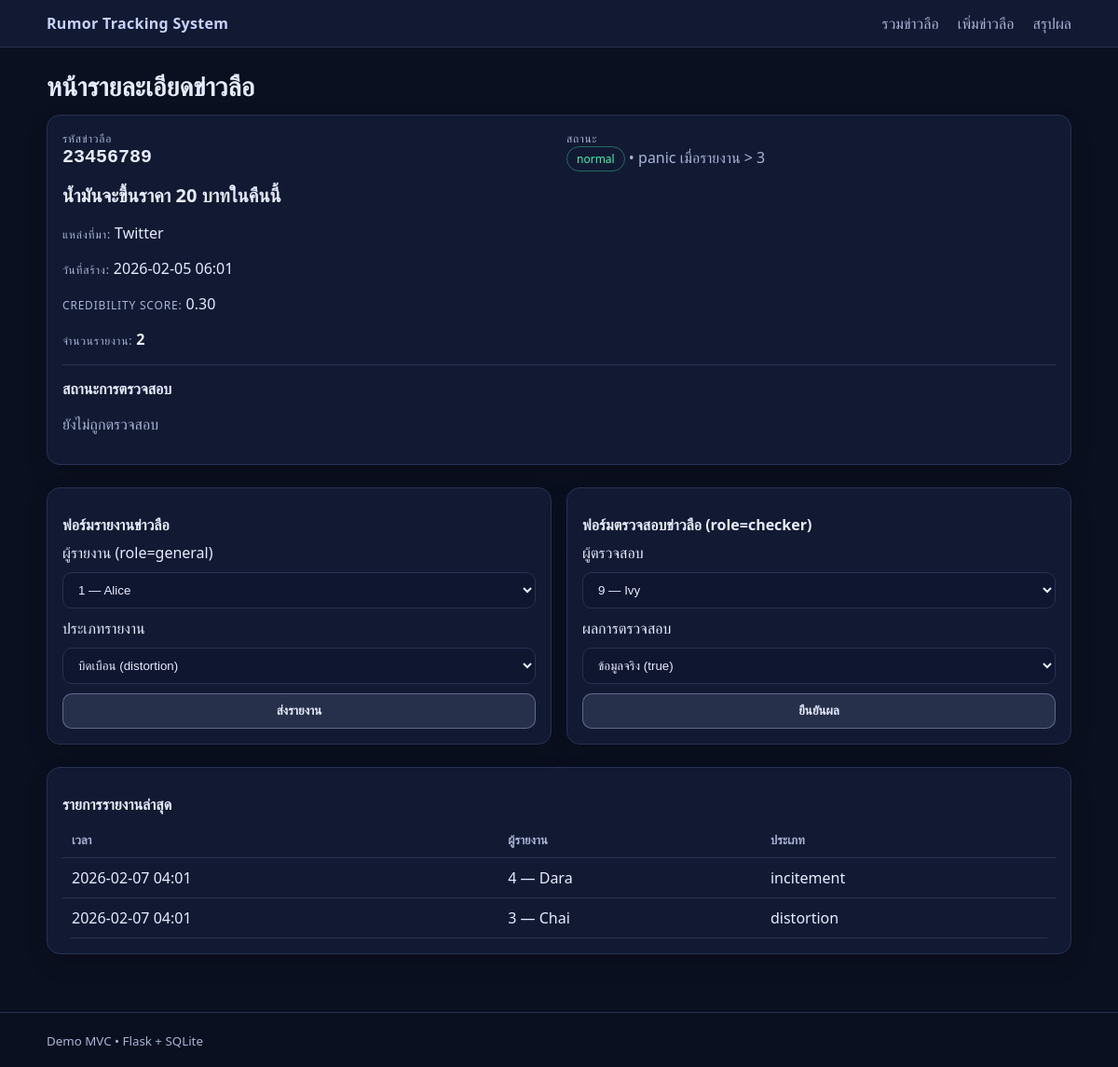
/rumours/23456789, run on the app's committed database.
### rumor_tracker/models/rumour.py (models this page shows)
class Rumour(db.Model):
    __tablename__ = "rumours"
    id = db.Column(db.String(8), primary_key=True)  # 8 digits, not starting 0
    title = db.Column(db.String(200), nullable=False)
    source = db.Column(db.String(200), nullable=False)
    created_at = db.Column(db.DateTime, nullable=False, default=datetime.utcnow)
    credibility_score = db.Column(db.Float, nullable=False, default=0.5)
    status = db.Column(db.String(10), nullable=False, default="normal")  # normal | panic
    is_verified = db.Column(db.Boolean, nullable=False, default=False)
    verified_as = db.Column(db.String(10), nullable=True)  # true | false
    verified_at = db.Column(db.DateTime, nullable=True)
    verified_by_user_id = db.Column(db.Integer, db.ForeignKey("users.id"), nullable=True)
    reports = db.relationship("Report", back_populates="rumour", cascade="all, delete-orphan")

### rumor_tracker/models/report.py (models this page shows)
class Report(db.Model):
    __tablename__ = "reports"
    id = db.Column(db.Integer, primary_key=True)
    reporter_id = db.Column(db.Integer, db.ForeignKey("users.id"), nullable=False)
    rumour_id = db.Column(db.String(8), db.ForeignKey("rumours.id"), nullable=False)
    reported_at = db.Column(db.DateTime, nullable=False, default=datetime.utcnow)
    report_type = db.Column(db.String(30), nullable=False)  # distortion | incitement | fake
    reporter = db.relationship("User")
    rumour = db.relationship("Rumour", back_populates="reports")
    __table_args__ = (
        db.UniqueConstraint("reporter_id", "rumour_id", name="uq_reporter_rumour"),
    )

### rumor_tracker/models/user.py (models this page shows)
class User(db.Model):
    __tablename__ = "users"
    id = db.Column(db.Integer, primary_key=True)
    name = db.Column(db.String(80), nullable=False)
    role = db.Column(db.String(20), nullable=False)  # general | checker

### rumor_tracker/controllers/rumours_controller.py (the view)
@rumours_bp.get("/rumours/<rumour_id>")
def rumour_detail(rumour_id: str):
    rumour = Rumour.query.get_or_404(rumour_id)
    report_count = Report.query.filter_by(rumour_id=rumour_id).count()
    reports = (
        db.session.query(Report, User)
        .join(User, User.id == Report.reporter_id)
        .filter(Report.rumour_id == rumour_id)
        .order_by(Report.reported_at.desc())
        .limit(50)
        .all()
    )
    users_general = User.query.filter_by(role="general").order_by(User.id.asc()).all()
    users_checker = User.query.filter_by(role="checker").order_by(User.id.asc()).all()
    return render_template(
        "rumour_detail.html",
        rumour=rumour,
        report_count=report_count,
        reports=reports,
        users_general=users_general,
        users_checker=users_checker,
        panic_threshold=current_app.config["PANIC_THRESHOLD"],
    )

### rumor_tracker/templates/rumour_detail.html (shortened to what this page needs)
{% extends "base.html" %}
{% block content %}
  <h1>หน้ารายละเอียดข่าวลือ</h1>
  <div class="card">
    <div class="grid2">
      <div>
        <div class="label">รหัสข่าวลือ</div>
        <div class="mono big">{{ rumour.id }}</div>
      </div>
      <div>
        <div class="label">สถานะ</div>
        <div>
          {% if rumour.status == "panic" %}
            <span class="pill pill-danger">panic</span>
          {% else %}
            <span class="pill pill-ok">normal</span>
          {% endif %}
          <span class="muted">• panic เมื่อรายงาน > {{ panic_threshold }}</span>
        </div>
      </div>
    </div>
    <h2>{{ rumour.title }}</h2>
    <p><span class="label">แหล่งที่มา:</span> {{ rumour.source }}</p>
    <p><span class="label">วันที่สร้าง:</span> {{ rumour.created_at.strftime("%Y-%m-%d %H:%M") }}</p>
    <p><span class="label">credibility score:</span> {{ "%.2f"|format(rumour.credibility_score) }}</p>
    <p><span class="label">จำนวนรายงาน:</span> <strong>{{ report_count }}</strong></p>
    <hr>
    <h3>สถานะการตรวจสอบ</h3>
    {% if rumour.is_verified %}
      <p><span class="pill pill-info">verified: {{ rumour.verified_as }}</span> <span class="muted">(ตรวจแล้ว รายงานเพิ่มไม่ได้)</span></p>
    {% else %}
      <p class="muted">ยังไม่ถูกตรวจสอบ</p>
    {% endif %}
  </div>
  <div class="grid2 gap">
    <div class="card">
      <h3>ฟอร์มรายงานข่าวลือ</h3>
      {% if rumour.is_verified %}
        <p class="muted">ปิดการรายงาน: ข่าวลือนี้ถูกตรวจสอบแล้ว</p>
      {% else %}
        <form method="post" action="{{ url_for('reports.report_rumour', rumour_id=rumour.id) }}">
          <label>ผู้รายงาน (role=general)</label>
          <select name="reporter_id" required>
            {% for u in users_general %}
              <option value="{{ u.id }}">{{ u.id }} — {{ u.name }}</option>
            {% endfor %}
          </select>
          <label>ประเภทรายงาน</label>
          <select name="report_type" required>
            <option value="distortion">บิดเบือน (distortion)</option>
          </select>
          <button type="submit">ส่งรายงาน</button>
        </form>
      {% endif %}
    </div>
    <div class="card">
      <h3>ฟอร์มตรวจสอบข่าวลือ (role=checker)</h3>
      {% if rumour.is_verified %}
        <p class="muted">ตรวจสอบไปแล้ว ไม่สามารถตรวจซ้ำได้</p>
      {% else %}
        <form method="post" action="{{ url_for('reports.verify_rumour_action', rumour_id=rumour.id) }}">
          <label>ผู้ตรวจสอบ</label>
          <select name="checker_id" required>
            {% for u in users_checker %}
              <option value="{{ u.id }}">{{ u.id }} — {{ u.name }}</option>
            {% endfor %}
          </select>
          <label>ผลการตรวจสอบ</label>
          <select name="verified_as" required>
            <option value="true">ข้อมูลจริง (true)</option>
          </select>
          <button type="submit">ยืนยันผล</button>
        </form>
      {% endif %}
    </div>
  </div>
  <div class="card">
    <h3>รายการรายงานล่าสุด</h3>
    {% if reports|length == 0 %}
      <p class="muted">ยังไม่มีรายงาน</p>
    {% else %}
      <table class="table">
        <thead><tr><th>เวลา</th><th>ผู้รายงาน</th><th>ประเภท</th></tr></thead>
        <tbody>
          {% for rep, usr in reports %}
            <tr>
              <td>{{ rep.reported_at.strftime("%Y-%m-%d %H:%M") }}</td>
              <td>{{ usr.id }} — {{ usr.name }}</td>
              <td>{{ rep.report_type }}</td>
            </tr>
          {% endfor %}
        </tbody>
      </table>
    {% endif %}
  </div>
{% endblock %}

### rumor_tracker/static/styles.css (style rules this page uses)
:root { --bg:#0b1020; --card:#121a33; --text:#e7ecff; --muted:#a9b4d6; --line:#273152 }
* { box-sizing:border-box }
body { margin:0; font-family:system-ui,-apple-system,Segoe UI,Roboto,Arial,sans-serif; background:var(--bg); color:var(--text) }
h1 { margin:0 0 12px; font-size:28px }
h2 { margin:12px 0 10px; font-size:20px }
h3 { margin:12px 0 8px; font-size:16px }
.muted { color:var(--muted) }
.card { background:var(--card); border:1px solid var(--line); border-radius:14px; padding:16px; margin:12px 0; box-shadow:0 10px 22px rgba(0,0,0,.18) }
.grid2 { display:grid; grid-template-columns:1fr 1fr; gap:16px }
.gap { margin-top:10px }
.table { width:100%; border-collapse:collapse; overflow:hidden; border-radius:12px }
.table th,.table td { border-bottom:1px solid var(--line); padding:10px; text-align:left; vertical-align:top }
.table th { color:var(--muted); font-weight:600; font-size:13px }
.mono { font-family:ui-monospace,SFMono-Regular,Menlo,Monaco,Consolas,"Liberation Mono",monospace }
.big { font-size:20px; font-weight:700 }
.label { color:var(--muted); font-size:12px; text-transform:uppercase; letter-spacing:.8px }
form { display:grid; gap:10px }
input,select { padding:10px 12px; border-radius:10px; border:1px solid var(--line); background:#0f1630; color:var(--text) }
button { padding:10px 12px; border-radius:10px; border:1px solid rgba(199,210,255,.35); background:rgba(199,210,255,.12); color:var(--text); cursor:pointer; font-weight:700 }
hr { border:0; border-top:1px solid var(--line); margin:14px 0 }
.pill { display:inline-block;padding:4px 10px; border-radius:999px; border:1px solid var(--line); font-size:12px; color:var(--muted) }
.pill-ok { border-color:rgba(64,255,180,.35); color:rgba(64,255,180,.95) }

### data on the page
Rumour: id "23456789", title "น้ำมันจะขึ้นราคา 20 บาทในคืนนี้", source "Twitter", created_at "2026-02-05 06:01", credibility_score "0.30"
Report: reported_at "2026-02-07 04:01", id "4", name "Dara", report_type "incitement"
Report: reported_at "2026-02-07 04:01", id "3", name "Chai", report_type "distortion"

### other printed values
{{ panic_threshold }} "3"
{{ report_count }} "2"
form field reporter_id "1 — Alice"
form field checker_id "9 — Ivy"
